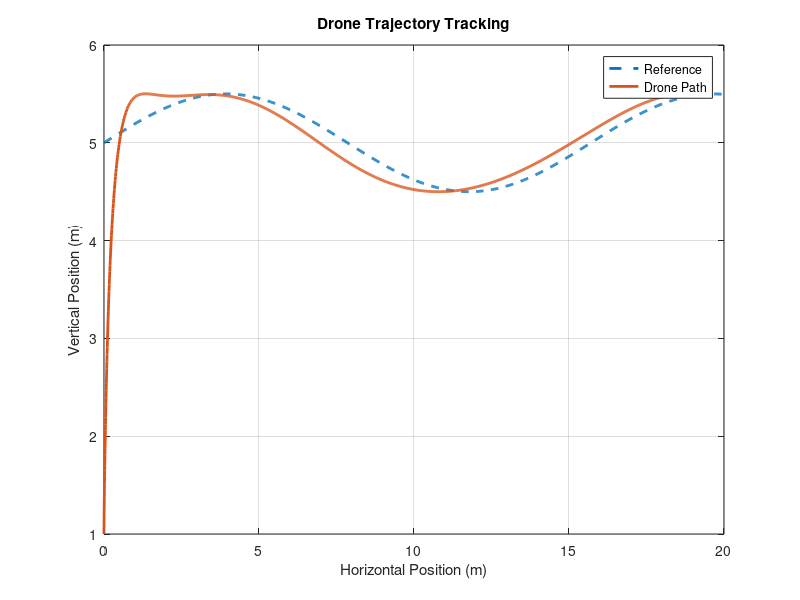
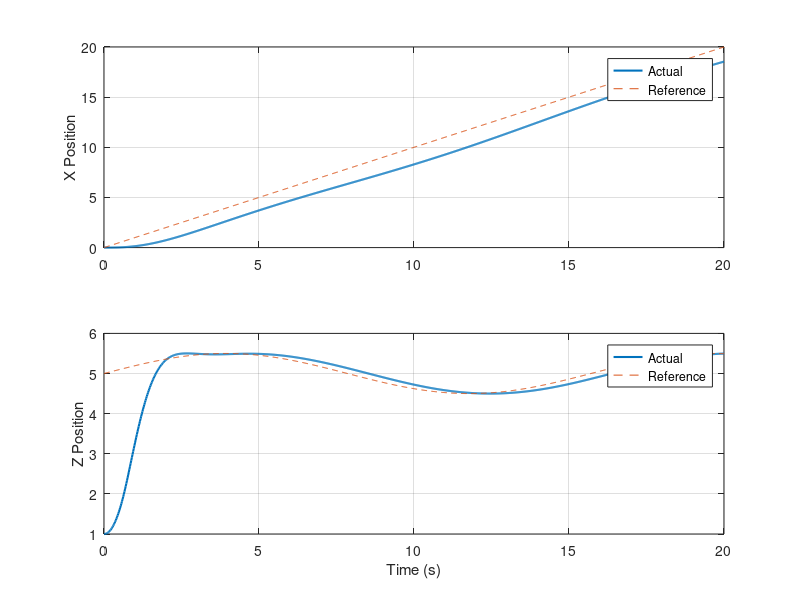
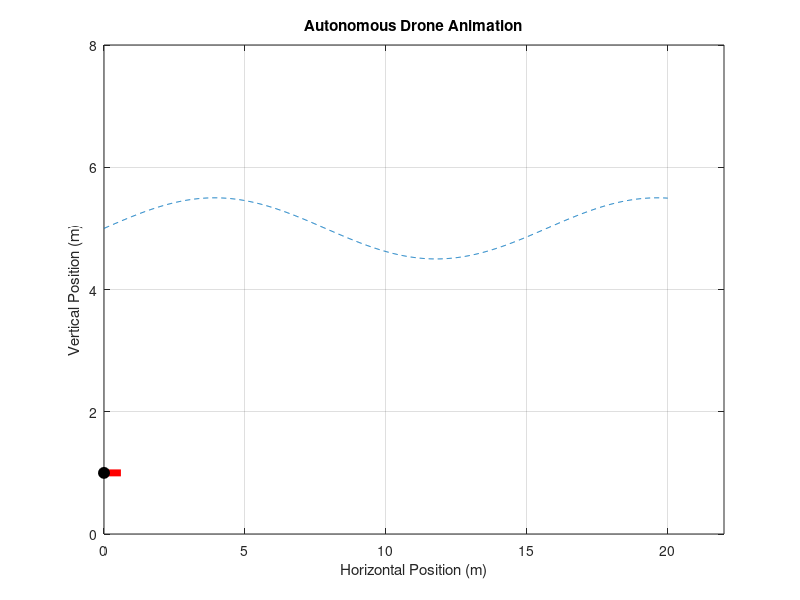

MATLAB code for these plots, in order: (Note: this script raises an error after producing the figures.)
%% ADVANCED REPOSITORY 01
% Autonomous Drone Flight Control System
% Stable 2D Drone Simulation

clc;
clear;
close all;

%% TIME SETTINGS

dt = 0.02;
tEnd = 20;

t = 0:dt:tEnd;

N = length(t);

%% DRONE PARAMETERS

m = 1.0;
g = 9.81;

%% STATES

x  = zeros(1,N);
z  = zeros(1,N);

vx = zeros(1,N);
vz = zeros(1,N);

%% INITIAL CONDITIONS

x(1) = 0;
z(1) = 1;

%% REFERENCE TRAJECTORY

x_ref = linspace(0,20,N);

z_ref = 5 + 0.5*sin(0.4*t);

%% CONTROLLER GAINS

Kp_x = 1.2;
Kd_x = 1.8;

Kp_z = 4.5;
Kd_z = 3.0;

%% WIND DISTURBANCE

wind = 0.3*sin(0.5*t);

%% CONTROL INPUTS

ax_cmd = zeros(1,N);
az_cmd = zeros(1,N);

%% MAIN SIMULATION LOOP

for i = 1:N-1
    
    %% POSITION ERRORS
    
    ex = x_ref(i) - x(i);
    ez = z_ref(i) - z(i);
    
    %% VELOCITY ERRORS
    
    evx = -vx(i);
    evz = -vz(i);
    
    %% CONTROLLER
    
    ax_cmd(i) = ...
        Kp_x*ex + Kd_x*evx;
    
    az_cmd(i) = ...
        Kp_z*ez + Kd_z*evz;
    
    %% LIMIT ACCELERATION
    
    ax_cmd(i) = ...
        max(min(ax_cmd(i),3),-3);
    
    az_cmd(i) = ...
        max(min(az_cmd(i),5),-5);
    
    %% SYSTEM DYNAMICS
    
    ax = ax_cmd(i) + wind(i);
    
    az = az_cmd(i);
    
    %% INTEGRATE
    
    vx(i+1) = vx(i) + ax*dt;
    vz(i+1) = vz(i) + az*dt;
    
    x(i+1) = x(i) + vx(i)*dt;
    z(i+1) = z(i) + vz(i)*dt;
    
    %% PREVENT GROUND COLLISION
    
    if z(i+1) < 0
        
        z(i+1) = 0;
        vz(i+1) = 0;
        
    end
    
end

%% TRAJECTORY FIGURE

figure(1);

plot(x_ref,z_ref,'--','LineWidth',2);
hold on;

plot(x,z,'LineWidth',2);

grid on;

xlabel('Horizontal Position (m)');
ylabel('Vertical Position (m)');

title('Drone Trajectory Tracking');

legend({'Reference','Drone Path'});

%% SAVE FIGURE 1
saveas(gcf,'drone_trajectory.png');

%% STATES FIGURE

figure(2);

subplot(2,1,1);

plot(t,x,'LineWidth',1.5);
hold on;

plot(t,x_ref,'--');

grid on;

ylabel('X Position');

legend({'Actual','Reference'});

subplot(2,1,2);

plot(t,z,'LineWidth',1.5);
hold on;

plot(t,z_ref,'--');

grid on;

ylabel('Z Position');

xlabel('Time (s)');

legend({'Actual','Reference'});

%% SAVE FIGURE 2
saveas(gcf,'drone_states.png');

%% ANIMATION

figure(3);

filename = 'drone_animation.gif';

for i = 1:10:N
    
    clf;
    
    plot(x_ref,z_ref,'--');
    hold on;
    
    plot(x(1:i),z(1:i),'b','LineWidth',2);
    
    % DRONE BODY
    droneWidth = 0.6;
    
    droneX = [x(i)-droneWidth ...
              x(i)+droneWidth];
          
    droneZ = [z(i) z(i)];
    
    plot(droneX,droneZ,'r','LineWidth',5);
    
    % DRONE CENTER
    plot(x(i),z(i),'ko',...
        'MarkerSize',8,...
        'MarkerFaceColor','k');
    
    xlim([0 22]);
    ylim([0 8]);
    
    xlabel('Horizontal Position (m)');
    ylabel('Vertical Position (m)');
    
    title('Autonomous Drone Animation');
    
    grid on;
    
    drawnow;
    
    frame = getframe(gcf);
    im = frame2im(frame);
    
    [A,map] = rgb2ind(im,256);
    
    if i == 1
        
        imwrite(A,map,filename,...
            'gif',...
            'LoopCount',Inf,...
            'DelayTime',0.05);
        
    else
        
        imwrite(A,map,filename,...
            'gif',...
            'WriteMode','append',...
            'DelayTime',0.05);
        
    end
    
end

%% PERFORMANCE METRICS

trajectoryError = mean( ...
    sqrt((x_ref - x).^2 + ...
         (z_ref - z).^2));

%% RESULTS

fprintf('\nAUTONOMOUS DRONE RESULTS:\n');

fprintf('Final X Position = %.4f m\n',x(end));

fprintf('Final Z Position = %.4f m\n',z(end));

fprintf('Mean Trajectory Error = %.4f m\n',trajectoryError);

fprintf('\nFiles saved successfully:\n');

fprintf('1. drone_trajectory.png\n');
fprintf('2. drone_states.png\n');
fprintf('3. drone_animation.gif\n');

%% END
